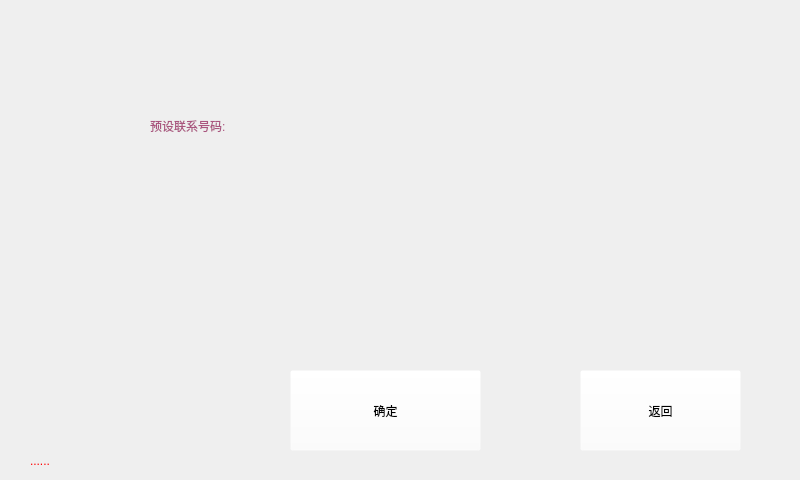
<?xml version="1.0" encoding="UTF-8"?>
<ui version="4.0">
 <class>TelSet</class>
 <widget class="QWidget" name="TelSet">
  <property name="geometry">
   <rect>
    <x>0</x>
    <y>0</y>
    <width>800</width>
    <height>480</height>
   </rect>
  </property>
  <property name="minimumSize">
   <size>
    <width>800</width>
    <height>480</height>
   </size>
  </property>
  <property name="maximumSize">
   <size>
    <width>800</width>
    <height>480</height>
   </size>
  </property>
  <property name="windowTitle">
   <string>Form</string>
  </property>
  <widget class="QPushButton" name="pushButton">
   <property name="geometry">
    <rect>
     <x>290</x>
     <y>370</y>
     <width>191</width>
     <height>81</height>
    </rect>
   </property>
   <property name="styleSheet">
    <string notr="true">background-color: rgba(255, 255, 255, 0);
color: rgb(0, 0, 0);
font: 75 72pt &quot;Ubuntu&quot;;</string>
   </property>
   <property name="text">
    <string>确定</string>
   </property>
  </widget>
  <widget class="QPushButton" name="pushButton_2">
   <property name="geometry">
    <rect>
     <x>580</x>
     <y>370</y>
     <width>161</width>
     <height>81</height>
    </rect>
   </property>
   <property name="styleSheet">
    <string notr="true">background-color: rgba(255, 255, 255, 0);
color: rgb(0, 0, 0);
font: 75 72pt &quot;Ubuntu&quot;;</string>
   </property>
   <property name="text">
    <string>返回</string>
   </property>
  </widget>
  <widget class="QLabel" name="label">
   <property name="geometry">
    <rect>
     <x>30</x>
     <y>450</y>
     <width>581</width>
     <height>21</height>
    </rect>
   </property>
   <property name="styleSheet">
    <string notr="true">font: 75 48pt &quot;Ubuntu&quot;;
color: rgb(255, 0, 0);
background-color: rgba(255, 255, 255, 0);</string>
   </property>
   <property name="text">
    <string>......</string>
   </property>
  </widget>
  <widget class="QTextEdit" name="textEdit">
   <property name="geometry">
    <rect>
     <x>200</x>
     <y>150</y>
     <width>341</width>
     <height>61</height>
    </rect>
   </property>
   <property name="styleSheet">
    <string notr="true">color: rgb(0, 0, 127);
background-color: rgba(255, 255, 255, 0);
font: 75 72pt &quot;Ubuntu&quot;;</string>
   </property>
  </widget>
  <widget class="QLabel" name="label_2">
   <property name="geometry">
    <rect>
     <x>150</x>
     <y>110</y>
     <width>241</width>
     <height>31</height>
    </rect>
   </property>
   <property name="styleSheet">
    <string notr="true">background-color: rgba(255, 255, 255, 0);
font: 75 72pt &quot;Ubuntu&quot;;
color: rgb(170, 85, 127);</string>
   </property>
   <property name="text">
    <string>预设联系号码:</string>
   </property>
  </widget>
 </widget>
 <resources/>
 <connections/>
</ui>
